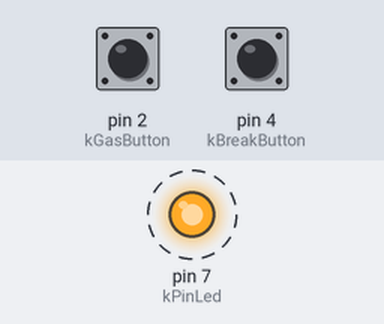
A sketch run on a simulated Arduino Uno, built with avr-gcc and run on an emulated ATmega328P. Shown: output pins drawn as LEDs (lit = HIGH). Dashed ring = blinking. Inputs (shaded band) come from the test bench; at power-on: pin 4 (kBreakButton) HIGH, pin 2 (kGasButton) HIGH.

Above: at 1.2 s.
1.3 s: pin 4 (kBreakButton) pulled LOW for 0.15 s
4.3 s: pin 2 (kGasButton) pulled LOW for 0.15 s
At 4.6 s:
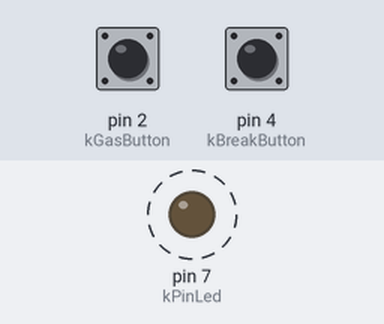
5.9 s: pin 4 (kBreakButton) pulled LOW for 1 s
At 6.9 s:
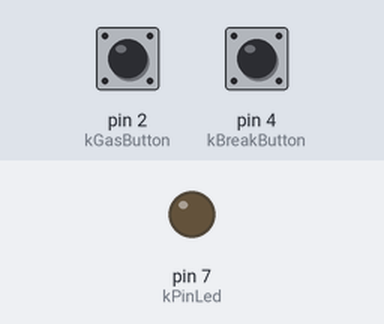
Timing chart, 0 to 14.9 s (numbered marks = the images above; inputs shaded):
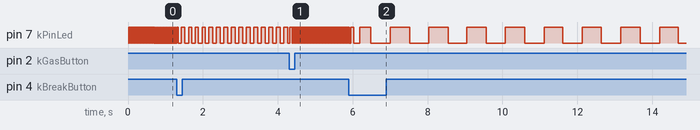

Measured:
- after the input at 4.3 s, pin 7 (kPinLed): alternates HIGH for 0.02 s and LOW for 0.02 s, starting at once
- by itself, pin 7 (kPinLed): repeats every 0.18 s: LOW 0.08 s, HIGH 0.10 s

The sketch:

3_1_sketch.ino
```cpp
const int kGasButton = 2;
const int kBreakButton = 4;
const int kPinLed = 7;

void setup() {
  pinMode(kGasButton, INPUT);
  digitalWrite(kGasButton, HIGH);
  pinMode(kBreakButton, INPUT);
  digitalWrite(kBreakButton, HIGH);
  pinMode(kPinLed, OUTPUT);
}

long lastTime = millis();
int duration = 0;
int currentValue = LOW;

void loop() {
  if (digitalRead(kGasButton) == LOW) {
    duration -= 10;
  } else if (digitalRead(kBreakButton) == LOW) {
    duration += 10;
  }

  duration = constrain(duration, 0, 1000);

  if (millis() - lastTime > duration) {
    if (currentValue == LOW) {
      currentValue = HIGH;
    } else {
      currentValue = LOW;
    }

    lastTime = millis();
    digitalWrite(kPinLed, currentValue);
  }

  delay(20);
}
```
